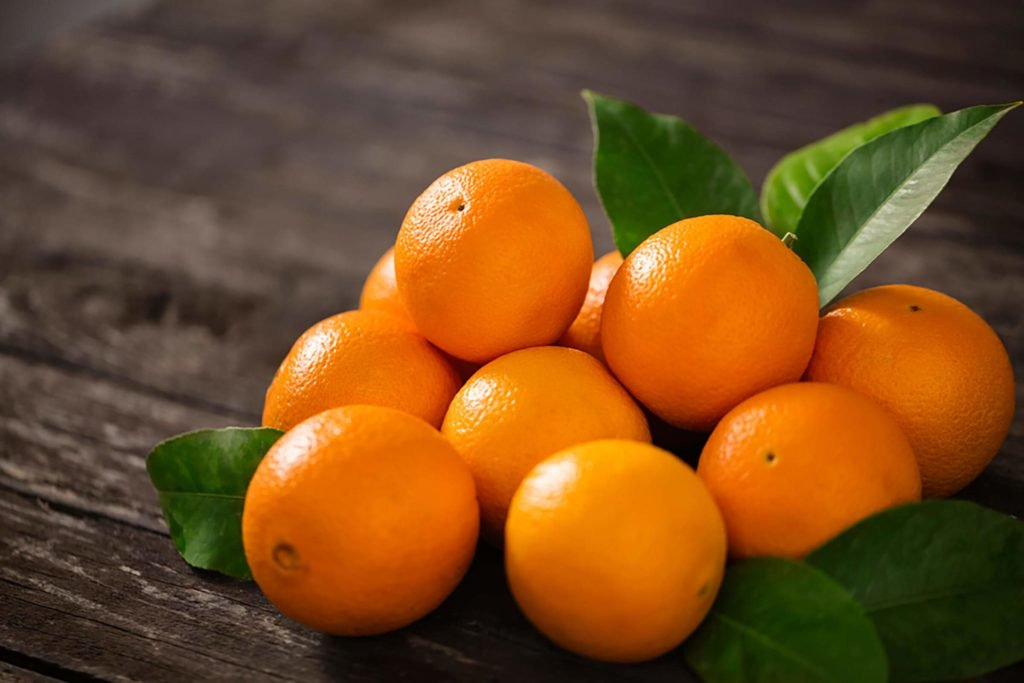
#> input picture Color-Extraction/test.jpg, 1024 x 683 px
$ python CE.py
#> lines starting #> are read from the running program, lines starting #| are printed output that depends on the picture; after the words box and inside, x2 and y2 are one past the last pixel; in counts of white or black regions, pixels touching at a corner belong together
from PIL import Image
import os.path

class Extraction:
	def __init__(self):
		self.sentivity = 50
		self.pictureWidth = 400
		self.pictureHeight = 300
		self.DrawingImage = False
		self.noiseReduction = 30

	def Extract(self, inputPicture, outputpicture, feature, sentivity, noiseReduction = 30):

#> called with inputPicture = 'test.jpg', outputpicture = 'demo.jpg', feature = 0, sentivity = 100, noiseReduction = 30
		if not os.path.isfile(inputPicture):
			raise "Base image do not seem to exits"
			exit()

		self.inputPicture = Image.open(inputPicture)
#> self.inputPicture is the input picture: PIL image 1024x683 RGB; mean R, G, B 117.5, 75.2, 33.3
		self.pictureWidth, self.pictureHeight = self.inputPicture.size
#> self.pictureWidth = 1024; self.pictureHeight = 683
		self.inputPicture = self.inputPicture.load()

		self.DrawingImage = Image.new("1", (self.pictureWidth, self.pictureHeight))
#> self.DrawingImage: PIL image 1024x683 1; every value is 0
		self.DrawingImage_PixelAccess = self.DrawingImage.load()

		self.feature = feature
		self.sentivity = sentivity
		self.outputPicture = outputpicture
		self.noiseReduction = noiseReduction
		self.otherColors =  [1, 2] if self.feature == 0  else [0, 2] if self.feature == 1 else [0, 1]
		for W in range(self.pictureWidth):
			for H in range(self.pictureHeight):
				otherColorOne = abs(self.inputPicture[W, H][self.feature] - self.inputPicture[W, H][self.otherColors[0]]) > self.noiseReduction
				otherColorTwo = abs(self.inputPicture[W, H][self.feature] - self.inputPicture[W, H][self.otherColors[1]]) > self.noiseReduction
				if self.inputPicture[W, H][self.feature] > self.sentivity and otherColorOne and otherColorTwo:
					self.DrawingImage_PixelAccess [W, H] = (255)
				else:
					self.DrawingImage_PixelAccess [W, H] = (0)

		del self.inputPicture
		self.DrawingImage.save(self.outputPicture)
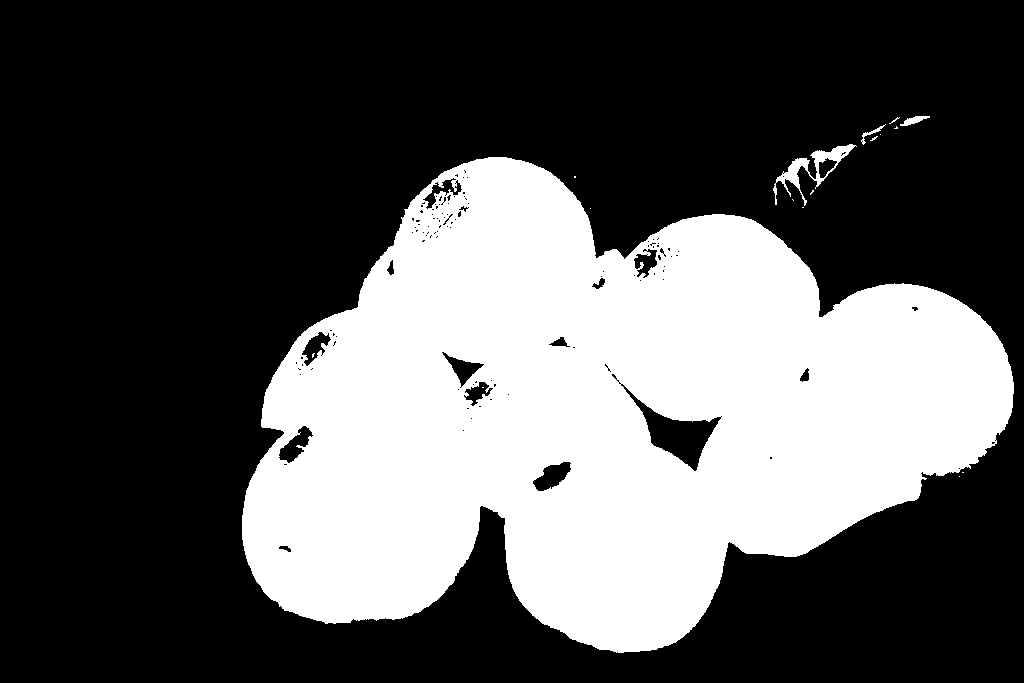
#> saved as demo.jpg: PIL image 1024x683 1; 34.1% white; 17 white regions (13 under 20 px), largest, box (x1, y1, x2, y2) and area: (242, 157, 1014, 653) 236811, (773, 144, 857, 206) 1121, (900, 116, 930, 126) 144, (861, 124, 886, 145) 91
		return self.outputPicture

if __name__ == "__main__":
	E = Extraction()
	RedExtraction = E.Extract("test.jpg", "demo.jpg",  0, 100)
	if RedExtraction:
		print("Color extration went successfully! You can find you picture here:")
		print(RedExtraction)
